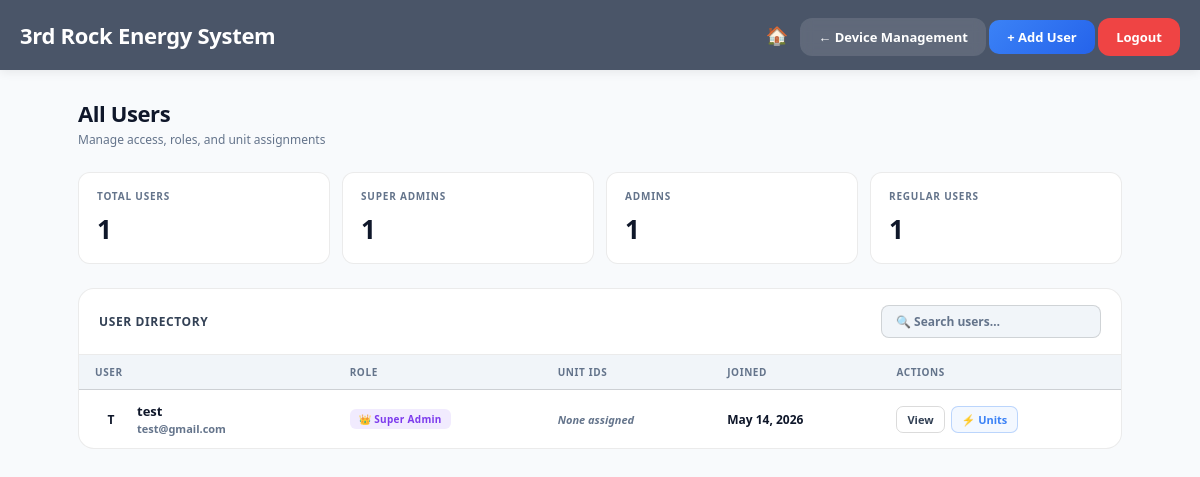
/users/ (signed in), run on the app's committed database.
### app1/models.py (models this page shows, shortened)
class User(AbstractUser):
    ROLE_CHOICES = [
        ('superadmin', 'Super Admin'),
        ('admin', 'Admin'),
        ('user', 'User'),
    ]
    role = models.CharField(max_length=20, choices=ROLE_CHOICES, default='user')
    unit_ids = models.JSONField(
        default=list,
        blank=True,
        help_text="List of unit IDs this user has access to"
    )
    created_at = models.DateTimeField(auto_now_add=True)
    updated_at = models.DateTimeField(auto_now=True)
    groups = models.ManyToManyField(
        'auth.Group',
        verbose_name='groups',
        blank=True,
        related_name='app1_user_set',
        related_query_name='app1_user',
    )
    user_permissions = models.ManyToManyField(
        'auth.Permission',
        verbose_name='user permissions',
        blank=True,
        related_name='app1_user_set',
        related_query_name='app1_user',
    )
    class Meta:
        verbose_name = 'User'
        verbose_name_plural = 'Users'
    def is_admin_or_superadmin(self):
        return self.role in ('admin', 'superadmin')

### app1/views.py (the view)
# urls.py: path('users/',                        views.user_list,    name='user_list'),
@admin_required
def user_list(request):
    users = User.objects.all().order_by('-date_joined')
    return render(request, 'app1/user_list.html', {'users': users})

### app1/views.py (called while the page is built)
def admin_required(view_func):
    @wraps(view_func)
    @login_required(login_url='login')
    def wrapper(request, *args, **kwargs):
        if not request.user.is_admin_or_superadmin():
            return HttpResponseForbidden(
                "<h2>403 – Forbidden</h2><p>Admin access required.</p>"
            )
        return view_func(request, *args, **kwargs)
    return wrapper

### app1/templates/app1/user_list.html (shortened to what this page needs)
<!DOCTYPE html>
<html lang="en">
<head>
</head>
<body>
<header class="topbar">
    <div class="topbar-brand">3rd Rock Energy System</div>
  <nav class="topbar-nav">
    <a href="{% url 'home' %}" class="tbtn home-btn"> 🏠</a>
     {% if user.is_admin_or_superadmin %}
    <a href="{% url 'company_list' %}" class="nav-btn">← Device Management</a>
    <a href="{% url 'add_user' %}" class="add-btn">+ Add User</a>
    {% endif %}
    <a href="{% url 'logout' %}" class="nav-btn danger">Logout</a>
</nav>
</header>
<div class="content">
  <div class="page-header">
    <div>
      <div class="page-heading">All Users</div>
      <div class="page-sub">Manage access, roles, and unit assignments</div>
    </div>
  </div>
  <div class="stats-row">
    <div class="stat-card">
      <div class="stat-label">Total Users</div>
      <div class="stat-val">{{ users.count }}</div>
    </div>
    <div class="stat-card">
      <div class="stat-label">Super Admins</div>
      <div class="stat-val">{{ users|length }}</div>
    </div>
    <div class="stat-card">
      <div class="stat-label">Admins</div>
      <div class="stat-val">{% with count=0 %}{% for u in users %}{% if u.role == 'admin' %}{% with count=count|add:1 %}{% endwith %}{% endif %}{% endfor %}{{ users|dictsort:"role"|length }}{% endwith %}</div>
    </div>
    <div class="stat-card">
      <div class="stat-label">Regular Users</div>
      <div class="stat-val">{{ users|length }}</div>
    </div>
  </div>
  <div class="tbl-card">
    <div class="tbl-toolbar">
      <div class="tbl-title">User Directory</div>
      <input type="text" class="search-input" placeholder="🔍 Search users…" id="search-input" oninput="filterTable(this.value)">
    </div>
    <div class="tbl-wrap">
      <table id="users-table">
        <thead>
          <tr>
            <th>User</th>
            <th>Role</th>
            <th>Unit IDs</th>
            <th>Joined</th>
            <th>Actions</th>
          </tr>
        </thead>
        <tbody id="tBody">
          {% for u in users %}
          <tr data-search="{{ u.username|lower }} {{ u.email|lower }} {{ u.get_full_name|lower }}">
            <td>
              <div class="user-cell">
                <div class="avatar" style="background:{{ u.role|yesno:'rgba(59,130,246,0.15),rgba(100,116,139,0.12)' }};color:{{ u.role|yesno:'#2563EB,#64748B' }}">
                  {{ u.username|slice:":1"|upper }}
                </div>
                <div>
                  <div class="user-name">{{ u.get_full_name|default:u.username }}</div>
                  <div class="user-email">{{ u.email|default:"—" }}</div>
                </div>
              </div>
            </td>
            <td>
              <span class="badge {{ u.role }}">
                {% if u.role == 'superadmin' %}👑 Super Admin
                {% elif u.role == 'admin' %}🔧 Admin
                {% else %}👤 User{% endif %}
              </span>
            </td>
            <td>
              {% if u.unit_ids %}
                <div class="unit-pills">
                  {% for uid in u.unit_ids %}
                    <span class="unit-pill">{{ uid }}</span>
                  {% endfor %}
                </div>
              {% else %}
                <span class="unit-none">None assigned</span>
              {% endif %}
            </td>
            <td>{{ u.date_joined|date:"M d, Y" }}</td>
            <td>
              <div class="actions">
                <a href="{% url 'user_detail' u.pk %}" class="act-btn view">View</a>
                <a href="{% url 'assign_units' u.pk %}" class="act-btn assign">⚡ Units</a>
              </div>
            </td>
          </tr>
          {% empty %}
          <tr><td colspan="5"><div class="empty"><div class="empty-icon">👥</div><div class="empty-msg">No users yet. Add the first one.</div></div></td></tr>
          {% endfor %}
        </tbody>
      </table>
    </div>
  </div>
</div>
</body>
</html>

### data on the page
User: username "T", get_full_name "test", email "test@gmail.com", role "👑 Super Admin", unit_ids "None assigned", date_joined "May 14, 2026"

### other printed values
{{ users.count }} "1"
{{ users|length }} "1"
{{ users|dictsort:"role"|length }} "1"
